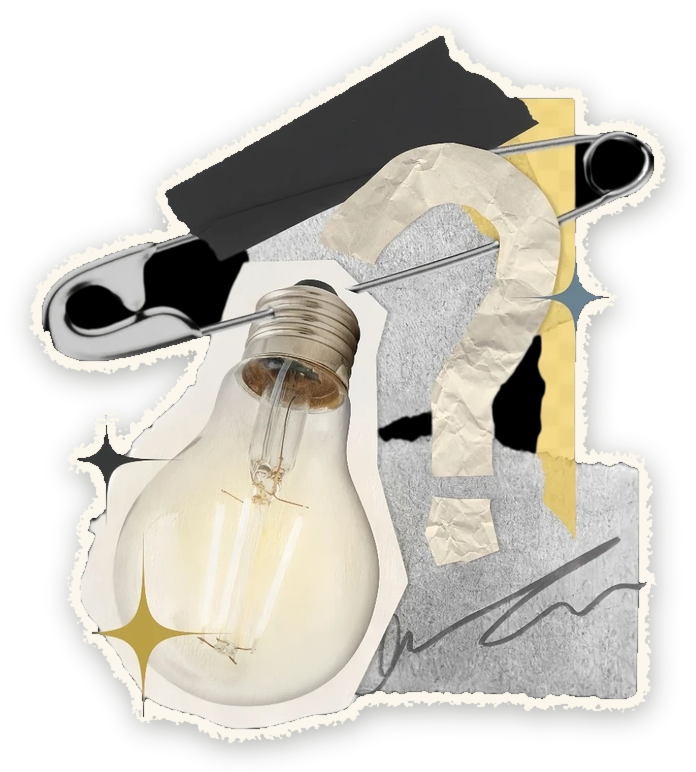
#> input picture scrap-pin.png, 696 x 772 px, given in place of 古早风拼贴_素材分享_2_犯困蛋挞_素材铺_来自小红书网页版.jpg, which was not available; the run also reads 1 picture not shown here
$ python collage.py
#> lines starting #> are read from the running program, lines starting #| are printed output that depends on the picture; after the words box and inside, x2 and y2 are one past the last pixel; in counts of white or black regions, pixels touching at a corner belong together
# -*- coding: utf-8 -*-
"""先抠出主体，再沿主体轮廓做撕纸描边（不加纸底）"""
import random
from PIL import Image, ImageDraw, ImageFilter, ImageChops

DL = "C:/Users/Administrator/Downloads/"
OUT = "C:/Users/Administrator/WorkBuddy/2026-09-27-23-00-46/portfolio/"

SRC = {
    "pin":    ("古早风拼贴_素材分享_2_犯困蛋挞_素材铺_来自小红书网页版.jpg", "black", 44),
    "camera": ("【素材积累】📸_1_Vievje_来自小红书网页版.jpg", "white", 30),
    "rose":   ("手帐素材｜拼贴风报纸边框素材（多图）_1_小能人素材_来自小红书网页版.jpg", "black", 40),
    "bulb":   ("古早风拼贴_素材分享_7_犯困蛋挞_素材铺_来自小红书网页版.jpg", "black", 44),
}

random.seed(5)


def prune(mask, rel_keep=0.02):
    """去掉与主体不相连的碎屑（水印、杂点）"""
    w, h = mask.size
    sc = 3
    small = mask.resize((max(1, w // sc), max(1, h // sc)), Image.BOX).point(lambda v: 1 if v > 120 else 0)
    sw, sh = small.size
    px = small.load()
    seen = [[False] * sw for _ in range(sh)]
    comps = []
    for sy in range(sh):
        for sx in range(sw):
            if px[sx, sy] and not seen[sy][sx]:
                stack = [(sx, sy)]
                seen[sy][sx] = True
                comp = []
                while stack:
                    cx, cy = stack.pop()
                    comp.append((cx, cy))
                    for dx, dy in ((1, 0), (-1, 0), (0, 1), (0, -1)):
                        nx, ny = cx + dx, cy + dy
                        if 0 <= nx < sw and 0 <= ny < sh and px[nx, ny] and not seen[ny][nx]:
                            seen[ny][nx] = True
                            stack.append((nx, ny))
                comps.append(comp)
    if not comps:
        return mask
    biggest = max(len(c) for c in comps)
    thresh = max(6, int(biggest * rel_keep))
    keep = Image.new("L", (sw, sh), 0)
    kp = keep.load()
    for comp in comps:
        if len(comp) >= thresh:
            for cx, cy in comp:
                kp[cx, cy] = 255
    keep = keep.resize((w, h), Image.LANCZOS).point(lambda v: 255 if v > 110 else 0)
    return ImageChops.multiply(mask, keep)


def cut_bg(im, thresh):
    """从四边泛洪去掉纯色底，得到主体蒙版"""
#> called with thresh = 44
    im = im.convert("RGB")
    w, h = im.size
#> w = 696; h = 772
    key = (255, 0, 255)
    flood = im.copy()
    seeds = [(1, 1), (w - 2, 1), (1, h - 2), (w - 2, h - 2),
             (w // 2, 1), (w // 2, h - 2), (1, h // 2), (w - 2, h // 2),
             (w // 4, 1), (3 * w // 4, h - 2), (w // 4, h - 2), (3 * w // 4, 1),
             (w // 8, h // 8), (7 * w // 8, h // 8), (w // 8, 7 * h // 8), (7 * w // 8, 7 * h // 8)]
    for s in seeds:
        try:
            ImageDraw.floodfill(flood, s, key, thresh=thresh)
        except Exception:
            pass
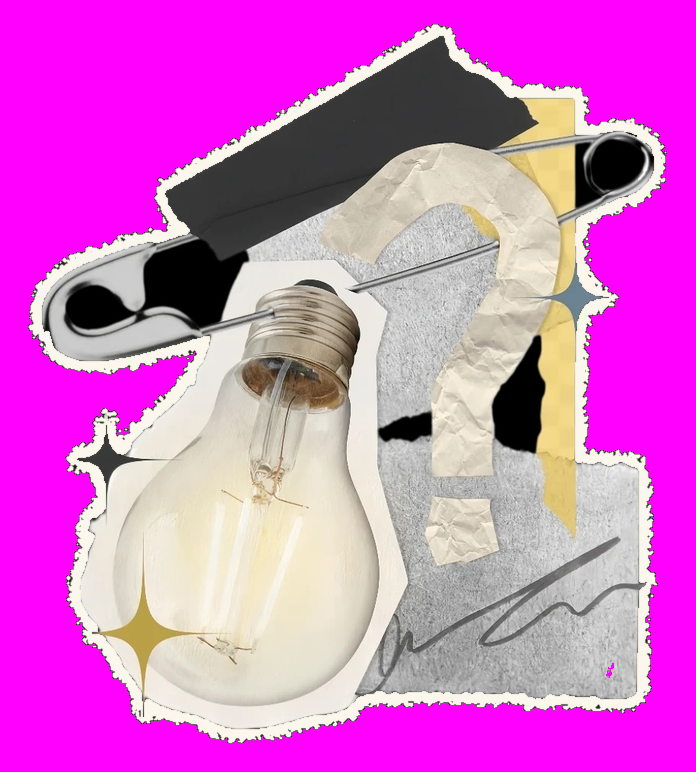
#> flood: PIL image 696x772 RGB; mean R, G, B 211.1, 108.9, 200.8
    r, g, b = flood.split()
    bg = ImageChops.multiply(ImageChops.multiply(r.point(lambda v: 255 if v == 255 else 0),
                                                 g.point(lambda v: 255 if v == 0 else 0)),
                             b.point(lambda v: 255 if v == 255 else 0))
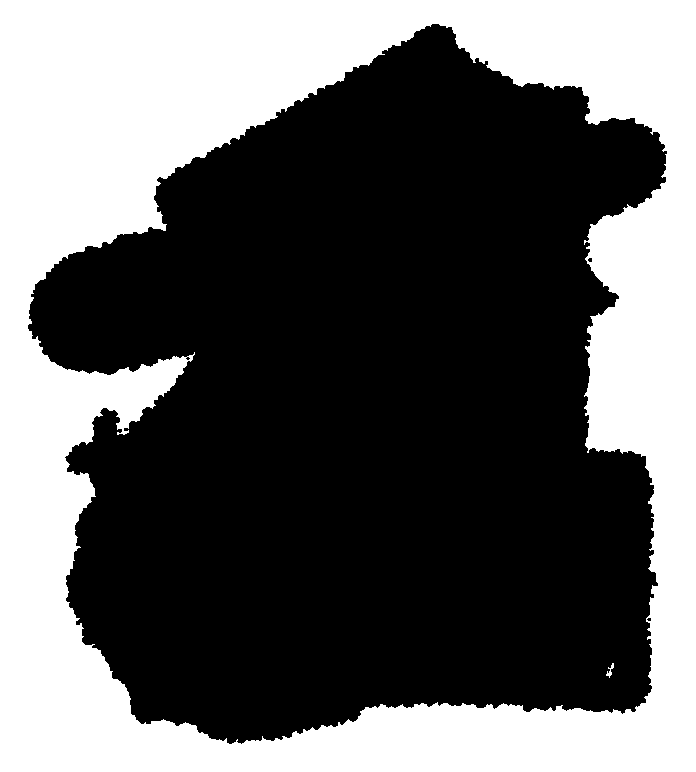
#> bg: PIL image 696x772 L; 38.9% white; 2 white regions, box (x1, y1, x2, y2) and area: (0, 0, 696, 772) 209005, (606, 663, 614, 678) 46
    mask = ImageChops.invert(bg)
    mask = prune(mask)
#> in prune, `small = mask.resize((max(1, w // sc), max(1, h // sc)), Image.BOX).poi..`: small: PIL image 232x257 L; values 0 (black) and 1 (white), 61.1% white; 3 black regions (2 under 20 px), largest, box (x1, y1, x2, y2) and area: (0, 0, 232, 257) 23190
#> in prune, `keep = Image.new("L", (sw, sh), 0)`: keep: PIL image 232x257 L; every value is 0
#> in prune, `keep = keep.resize((w, h), Image.LANCZOS).point(lambda v: 255 if v > 1..`: keep: PIL image 696x772 L; 61.2% white; 4 black regions (1 under 20 px), largest, box (x1, y1, x2, y2) and area: (0, 0, 696, 772) 208540, (606, 664, 615, 676) 45, (189, 354, 195, 360) 25
#> in prune, `return ImageChops.multiply(mask, keep)`: returned value: PIL image 696x772 L; 60.9% white; 2 black regions, box (x1, y1, x2, y2) and area: (0, 0, 696, 772) 209898, (606, 663, 615, 678) 58
    mask = mask.filter(ImageFilter.MedianFilter(5)).filter(ImageFilter.GaussianBlur(0.9))
    mask = mask.point(lambda v: 255 if v > 120 else 0)
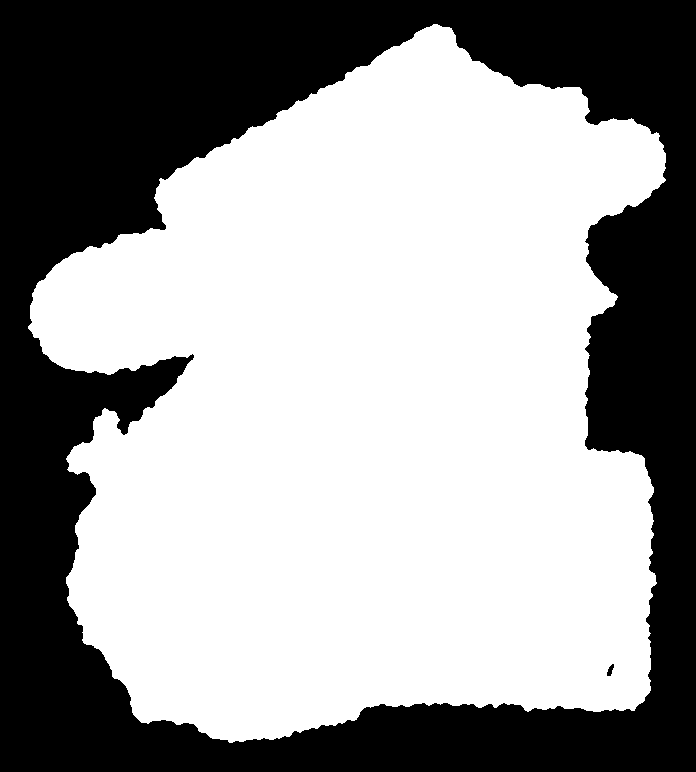
#> mask: PIL image 696x772 L; 60.9% white; 2 black regions, box (x1, y1, x2, y2) and area: (0, 0, 696, 772) 209874, (607, 664, 614, 676) 49
    return im.convert("RGBA"), mask


def flatten_checker(im, thresh=206):
    """素材 7 的玻璃区被烘成了棋盘格：高亮低饱和区压成低频柔光"""
    rgb = im.convert("RGB")
    w, h = rgb.size
    low = rgb.resize((max(2, w // 44), max(2, h // 44)), Image.LANCZOS).resize((w, h), Image.BICUBIC)
    low = Image.blend(low, Image.new("RGB", (w, h), (250, 246, 236)), 0.45)
    r, g, b = rgb.split()
    mx = ImageChops.lighter(ImageChops.lighter(r, g), b)
    mn = ImageChops.darker(ImageChops.darker(r, g), b)
    sat = ImageChops.subtract(mx, mn)
    bright = rgb.convert("L").point(lambda v: 255 if v > thresh else 0)
    neutral = sat.point(lambda v: 255 if v < 36 else 0)
    m = ImageChops.multiply(bright, neutral).filter(ImageFilter.GaussianBlur(2.2))
    out = Image.composite(low, rgb, m).convert("RGBA")
    out.putalpha(im.split()[-1])
    return out


def build(key, width, stroke=11, alpha=0.34):
    fn, kind, thr = SRC[key]
    im, mask = cut_bg(Image.open(DL + fn), thr)
#> im: PIL image 696x772 RGBA

    bbox = mask.getbbox()
#> bbox = (28, 24, 666, 743)
    box = (max(0, bbox[0] - 4), max(0, bbox[1] - 4),
           min(im.width, bbox[2] + 4), min(im.height, bbox[3] + 4))
#> box = (24, 20, 670, 747)
    im = im.crop(box)
#> im: PIL image 646x727 RGBA
    mask = mask.crop(box)
#> mask: PIL image 646x727 L; 69.7% white; 2 black regions, box (x1, y1, x2, y2) and area: (0, 0, 646, 727) 142204, (583, 644, 590, 656) 49

    s = width / im.width
#> s = 0.96
    nw, nh = max(8, int(im.width * s)), max(8, int(im.height * s))
#> nw = 620; nh = 697
    im = im.resize((nw, nh), Image.LANCZOS)
#> im: PIL image 620x697 RGBA
    mask = mask.resize((nw, nh), Image.LANCZOS).point(lambda v: 255 if v > 110 else 0)
#> mask: PIL image 620x697 L; 69.8% white; 2 black regions, box (x1, y1, x2, y2) and area: (0, 0, 620, 697) 130664, (560, 617, 566, 629) 37

    if key == "bulb":
        im = flatten_checker(im)

    m = int(stroke * 3.2) + 6
    W, H = nw + m * 2, nh + m * 2
#> W = 696; H = 773
    body = Image.new("RGB", (W, H), (0, 0, 0))
#> body: PIL image 696x773 RGB; every value is 0
    body.paste(im.convert("RGB"), (m, m))
    full = Image.new("L", (W, H), 0)
#> full: PIL image 696x773 L; every value is 0
    full.paste(mask, (m, m))
#> full: PIL image 696x773 L; 56% white; 2 black regions, box (x1, y1, x2, y2) and area: (0, 0, 696, 773) 236532, (598, 655, 604, 667) 37

    # 沿轮廓外扩出撕纸边：模糊场的等值线 + 纸纤维扰动
    sig = max(2.2, stroke / 1.55)
    field = full.filter(ImageFilter.GaussianBlur(sig))
    fib = Image.effect_noise((max(2, int(W / 1.6)), max(2, int(H / 1.6))), 82).resize((W, H), Image.BICUBIC)
    fib = fib.filter(ImageFilter.GaussianBlur(0.3))
    fib2 = Image.effect_noise((max(2, W // 9), max(2, H // 9)), 62).resize((W, H), Image.BICUBIC)
    tex = ImageChops.blend(fib, fib2, 0.3)
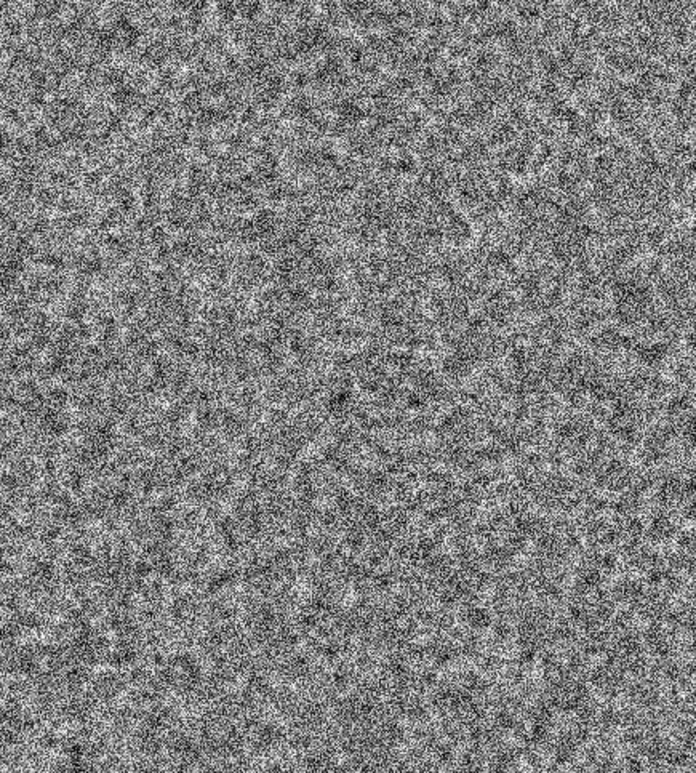
#> tex: PIL image 696x773 L; min 3, max 252, mean 127

    th = tex.point(lambda v: max(4, min(96, int(20 + (v - 128) * 0.42))))
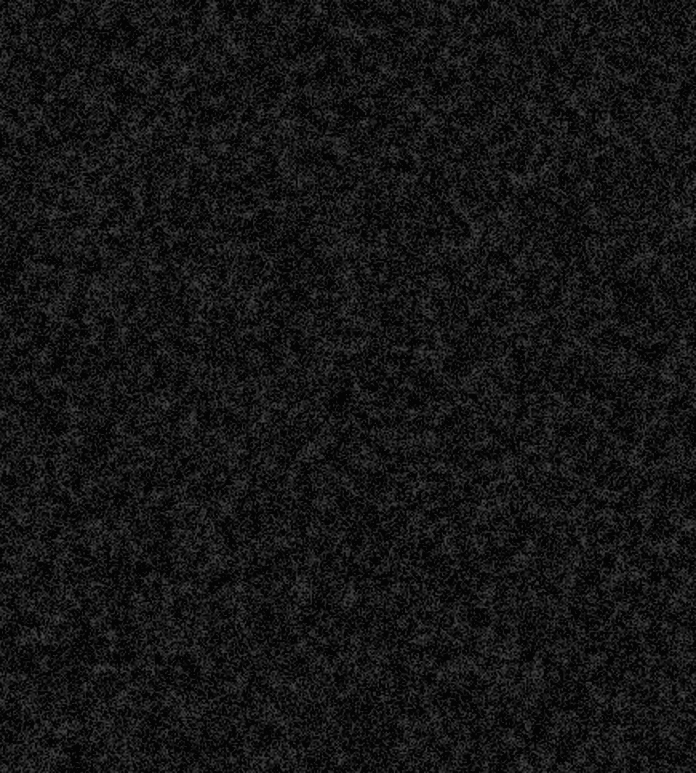
#> th: PIL image 696x773 L; min 4, max 72, mean 21
    outer = ImageChops.subtract(field, th).point(lambda v: 255 if v > 0 else 0)
#> outer: PIL image 696x773 L; 60.8% white; 148 black regions (146 under 20 px), largest, box (x1, y1, x2, y2) and area: (0, 0, 696, 773) 210656, (547, 91, 557, 95) 20
    outer = ImageChops.lighter(outer, full)
    outer = outer.filter(ImageFilter.MedianFilter(3)).filter(ImageFilter.GaussianBlur(0.3))

    ring = ImageChops.subtract(outer, full.filter(ImageFilter.MinFilter(3)))
    ring = ring.filter(ImageFilter.GaussianBlur(0.4))

    res = Image.new("RGBA", (W, H), (0, 0, 0, 0))
#> res: PIL image 696x773 RGBA; every value is 0
    shadow = Image.new("RGBA", (W, H), (26, 30, 20, 255))
    shadow.putalpha(outer.filter(ImageFilter.GaussianBlur(stroke * 1.3)).point(lambda v: int(v * alpha)))
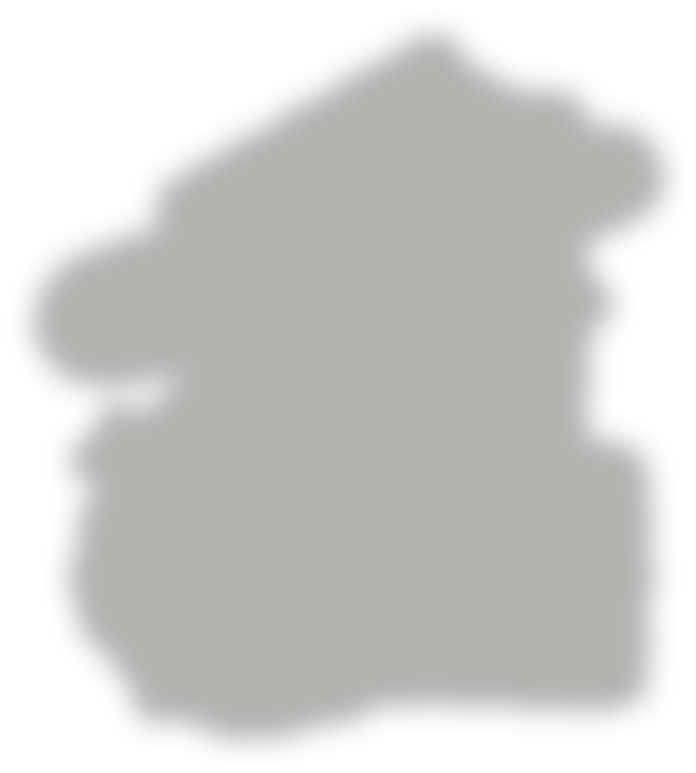
#> shadow: PIL image 696x773 RGBA; mean R, G, B, A 26, 30, 20, 52.2; transparent parts drawn white
    res.alpha_composite(shadow, (2, 6))

    layer = body.convert("RGBA")
    layer.putalpha(full)
    res.alpha_composite(layer)

    paper = Image.new("RGBA", (W, H), (251, 247, 237, 255))
    paper.putalpha(ring)
    res.alpha_composite(paper)

    bb = res.split()[-1].getbbox()
#> bb = (8, 13, 694, 773)
    res = res.crop((max(0, bb[0] - 6), max(0, bb[1] - 6), min(W, bb[2] + 6), min(H, bb[3] + 6)))
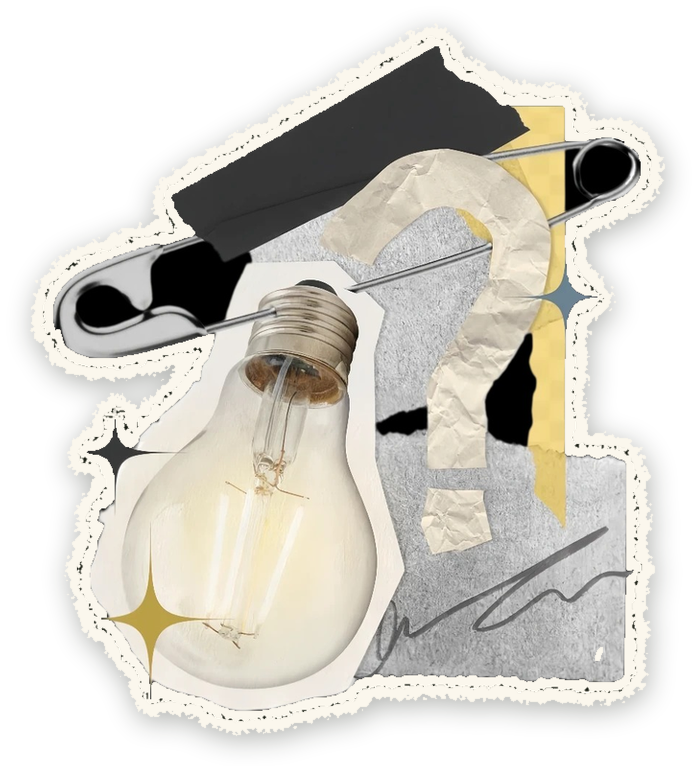
#> res: PIL image 694x766 RGBA; mean R, G, B, A 121, 118.6, 109.9, 159; transparent parts drawn white
    res.save(OUT + "scrap-%s.png" % key)
    print("scrap-%s.png" % key, res.size)
#| scrap-pin.png (694, 766)


if __name__ == "__main__":
    build("pin", 620, stroke=10)
    build("camera", 520, stroke=10)
#> (the run stopped early here; a loop or call above may not have finished)
